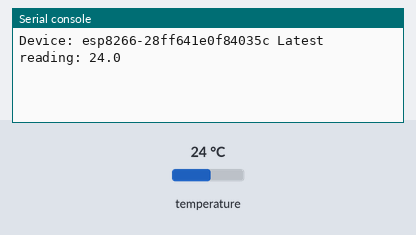
Recording of a program running on a simulated ESP8266 board running MicroPython. On the bench: the last lines printed to the serial console. The inputs (shaded band) are chosen by the test bench; at power-on: temperature 24 °C. Web requests get an empty 200 reply after 0.4 s.

Above: at 1.2 s.
1.3 s: temperature set to 12 °C
At 2.5 s:
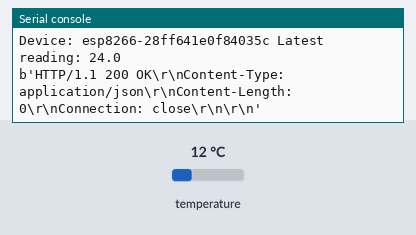
13.3 s: temperature set to 19 °C
At 22.9 s:
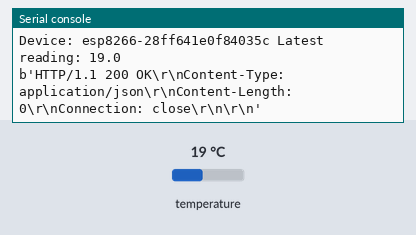

Measured:
- after the input at 13.3 s, the serial console: prints a new line after 8.6 s (image 2)

The program:

log-temperature-to-ubidots.py
```python
import socket
import ujson
import time
import onewire
import ds18x20
from machine import Pin

HOST = "industrial.api.ubidots.com"
PORT = 80
DEVICES_PATH = "/api/v1.6/devices/"
TOKEN = "%{UBIDOTS_TOKEN}%"
ONEWIRE_PIN = 2


def post_temperature(api_host_address, device_name, temperature):
    payload = {
        "temperature": {
            "value": temperature, "units": "C"
        }
    }
    body = ujson.dumps(payload)

    s = socket.socket()
    s.connect(api_host_address)

    request = (
        "POST {}{} HTTP/1.1\r\n"
        "Host: {}\r\n"
        "X-Auth-Token: {}\r\n"
        "Content-Type: application/json\r\n"
        "Content-Length: {}\r\n"
        "Connection: close\r\n"
        "\r\n"
        "{}"
    ).format(DEVICES_PATH, device_name, HOST, TOKEN, len(body), body)

    s.send(request.encode())
    print(s.recv(1024))
    s.close()

def read_and_log_temps(ds, api_host_address):
    roms = ds.scan()
    while True:
        ds.convert_temp()
        time.sleep(1)
        for rom in roms:
            device_name = 'esp8266-' + ''.join('{:02x}'.format(b) for b in rom)
            temperature = ds.read_temp(rom)
            print('Device:', device_name, 'Latest reading:', temperature)
            post_temperature(api_host_address, device_name, temperature)
        time.sleep(9)

ubidots_addr = socket.getaddrinfo(HOST, PORT)[0][-1]
ds = ds18x20.DS18X20(onewire.OneWire( Pin(ONEWIRE_PIN)))

read_and_log_temps(ds, ubidots_addr)
```
